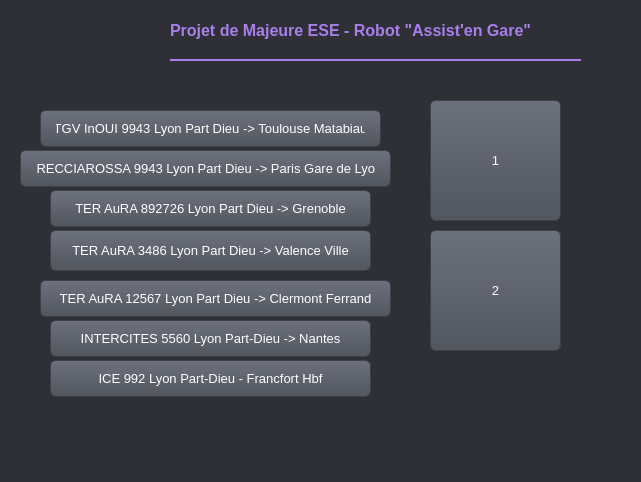
<?xml version="1.0" encoding="UTF-8"?>
<ui version="4.0">
 <class>MainWindow</class>
 <widget class="QMainWindow" name="MainWindow">
  <property name="geometry">
   <rect>
    <x>0</x>
    <y>0</y>
    <width>641</width>
    <height>482</height>
   </rect>
  </property>
  <property name="font">
   <font>
    <family>Segoe UI</family>
    <pointsize>11</pointsize>
   </font>
  </property>
  <property name="windowTitle">
   <string>MainWindow</string>
  </property>
  <property name="styleSheet">
   <string notr="true">QLabel {
    color: white;             /* ou un code hexa : #FFFFFF */
    background-color: transparent;
}

/* --- FOND GENERAL --- */
QMainWindow, QWidget {
    background-color: #2e3035; /* Gris sombre industriel */
    color: #ffffff;            /* Texte blanc par défaut */
    font-family: &quot;Segoe UI&quot;, Arial, sans-serif;
    font-size: 11pt;           /* Gros texte lisible (style tactile) */
}

/* --- LES TEXTES (LABELS) --- */
QLabel {
    color: #f0f0f0;
    font-weight: bold;
    background: transparent;
}

/* Spécifique pour ton titre ou l'heure (si tu lui donnes un nom spécifique) */
QLabel#label_titre {
    color: #a87eeb; /* Un violet type &quot;TGV Inoui&quot; pour le titre */
    font-size: 11pt;
}

/* --- BOUTONS COMPACTS --- */
QPushButton {
    background-color: qlineargradient(x1:0, y1:0, x2:0, y2:1, stop:0 #6c717d, stop:1 #52565e);
    border: 1px solid #3e4147; /* Bordure plus fine (1px au lieu de 2px) */
    border-radius: 6px;        /* Arrondi plus petit (6px au lieu de 10px) */
    
    color: white;
    font-family: &quot;Segoe UI&quot;, Arial, sans-serif;
    
    /* C'EST ICI QUE TU REGLES LA TAILLE : */
    font-size: 10pt;           /* Texte plus petit (avant: 14pt) */
    padding: 5px 15px;         /* Moins d'espace autour du texte (avant: 10px 20px) */
    
    /* Optionnel : Forcer une hauteur fixe si tu veux qu'ils soient tous pareils */
    min-height: 25px;
}

QPushButton:hover {
    background-color: qlineargradient(x1:0, y1:0, x2:0, y2:1, stop:0 #7d8290, stop:1 #60646e);
    border-color: #a87eeb;
}

QPushButton:pressed {
    background-color: #3e4147;
    padding-top: 6px;  /* Ajusté pour le nouveau padding */
    padding-bottom: 4px;
}

/* Effet au survol de la souris */
QPushButton:hover {
    background-color: qlineargradient(x1:0, y1:0, x2:0, y2:1, stop:0 #7d8290, stop:1 #60646e);
    border-color: #a87eeb;     /* Bordure violette au survol */
}

/* Effet quand on clique */
QPushButton:pressed {
    background-color: #3e4147; /* Plus sombre pour simuler l'enfoncement */
    padding-top: 12px;         /* Décalage du texte pour l'effet physique */
    padding-bottom: 8px;
}

/* --- LE SLIDER --- */
QSlider::groove:horizontal {
    border: 1px solid #3e4147;
    height: 10px;
    background: #1e1f22;
    margin: 2px 0;
    border-radius: 5px;
}

QSlider::handle:horizontal {
    background: #ffbe00;       /* Le Jaune SNCF iconique pour le curseur */
    border: 1px solid #1e1f22;
    width: 24px;
    height: 24px;
    margin: -8px 0;
    border-radius: 12px;       /* Curseur rond */
}

/* Style spécifique pour le GRAND TITRE */
QLabel#label_titre {
    color: #a87eeb;      /* Violet SNCF */
    font-size: 12pt;     /* Très gros */
    font-weight: bold;
    text-transform: uppercase; /* Force les majuscules */
    border-bottom: 2px solid #a87eeb; /* Une ligne soulignée stylée */
}</string>
  </property>
  <widget class="QWidget" name="centralwidget">
   <widget class="QPushButton" name="pushButton_2">
    <property name="geometry">
     <rect>
      <x>40</x>
      <y>110</y>
      <width>341</width>
      <height>37</height>
     </rect>
    </property>
    <property name="text">
     <string>TGV InOUI 9943 Lyon Part Dieu -&gt; Toulouse Matabiau</string>
    </property>
   </widget>
   <widget class="QPushButton" name="pushButton_3">
    <property name="geometry">
     <rect>
      <x>20</x>
      <y>150</y>
      <width>371</width>
      <height>37</height>
     </rect>
    </property>
    <property name="text">
     <string>FRECCIAROSSA 9943 Lyon Part Dieu -&gt; Paris Gare de Lyon</string>
    </property>
   </widget>
   <widget class="QPushButton" name="pushButton_4">
    <property name="geometry">
     <rect>
      <x>50</x>
      <y>190</y>
      <width>321</width>
      <height>37</height>
     </rect>
    </property>
    <property name="text">
     <string>TER AuRA 892726 Lyon Part Dieu -&gt; Grenoble</string>
    </property>
   </widget>
   <widget class="QPushButton" name="pushButton_5">
    <property name="geometry">
     <rect>
      <x>50</x>
      <y>230</y>
      <width>321</width>
      <height>41</height>
     </rect>
    </property>
    <property name="text">
     <string>TER AuRA 3486 Lyon Part Dieu -&gt; Valence Ville</string>
    </property>
   </widget>
   <widget class="QPushButton" name="pushButton_6">
    <property name="geometry">
     <rect>
      <x>40</x>
      <y>280</y>
      <width>351</width>
      <height>37</height>
     </rect>
    </property>
    <property name="text">
     <string>TER AuRA 12567 Lyon Part Dieu -&gt; Clermont Ferrand</string>
    </property>
   </widget>
   <widget class="QPushButton" name="pushButton_7">
    <property name="geometry">
     <rect>
      <x>50</x>
      <y>320</y>
      <width>321</width>
      <height>37</height>
     </rect>
    </property>
    <property name="text">
     <string>INTERCITES 5560 Lyon Part-Dieu -&gt; Nantes</string>
    </property>
   </widget>
   <widget class="QPushButton" name="pushButton_8">
    <property name="geometry">
     <rect>
      <x>50</x>
      <y>360</y>
      <width>321</width>
      <height>37</height>
     </rect>
    </property>
    <property name="text">
     <string>ICE 992 Lyon Part-Dieu - Francfort Hbf</string>
    </property>
   </widget>
   <widget class="QPushButton" name="pushButton_9">
    <property name="geometry">
     <rect>
      <x>430</x>
      <y>100</y>
      <width>131</width>
      <height>121</height>
     </rect>
    </property>
    <property name="text">
     <string>1</string>
    </property>
   </widget>
   <widget class="QPushButton" name="pushButton_10">
    <property name="geometry">
     <rect>
      <x>430</x>
      <y>230</y>
      <width>131</width>
      <height>121</height>
     </rect>
    </property>
    <property name="text">
     <string>2</string>
    </property>
   </widget>
   <widget class="QLabel" name="label">
    <property name="geometry">
     <rect>
      <x>30</x>
      <y>10</y>
      <width>91</width>
      <height>41</height>
     </rect>
    </property>
    <property name="text">
     <string/>
    </property>
    <property name="pixmap">
     <pixmap>CPE.png</pixmap>
    </property>
    <property name="scaledContents">
     <bool>true</bool>
    </property>
   </widget>
   <widget class="QLabel" name="label_titre">
    <property name="geometry">
     <rect>
      <x>170</x>
      <y>0</y>
      <width>411</width>
      <height>61</height>
     </rect>
    </property>
    <property name="font">
     <font>
      <family>Segoe UI</family>
      <pointsize>12</pointsize>
      <bold>true</bold>
     </font>
    </property>
    <property name="text">
     <string>Projet de Majeure ESE - Robot &quot;Assist'en Gare&quot;</string>
    </property>
   </widget>
  </widget>
  <widget class="QMenuBar" name="menubar">
   <property name="geometry">
    <rect>
     <x>0</x>
     <y>0</y>
     <width>641</width>
     <height>33</height>
    </rect>
   </property>
  </widget>
  <widget class="QStatusBar" name="statusbar"/>
 </widget>
 <resources/>
 <connections/>
</ui>
